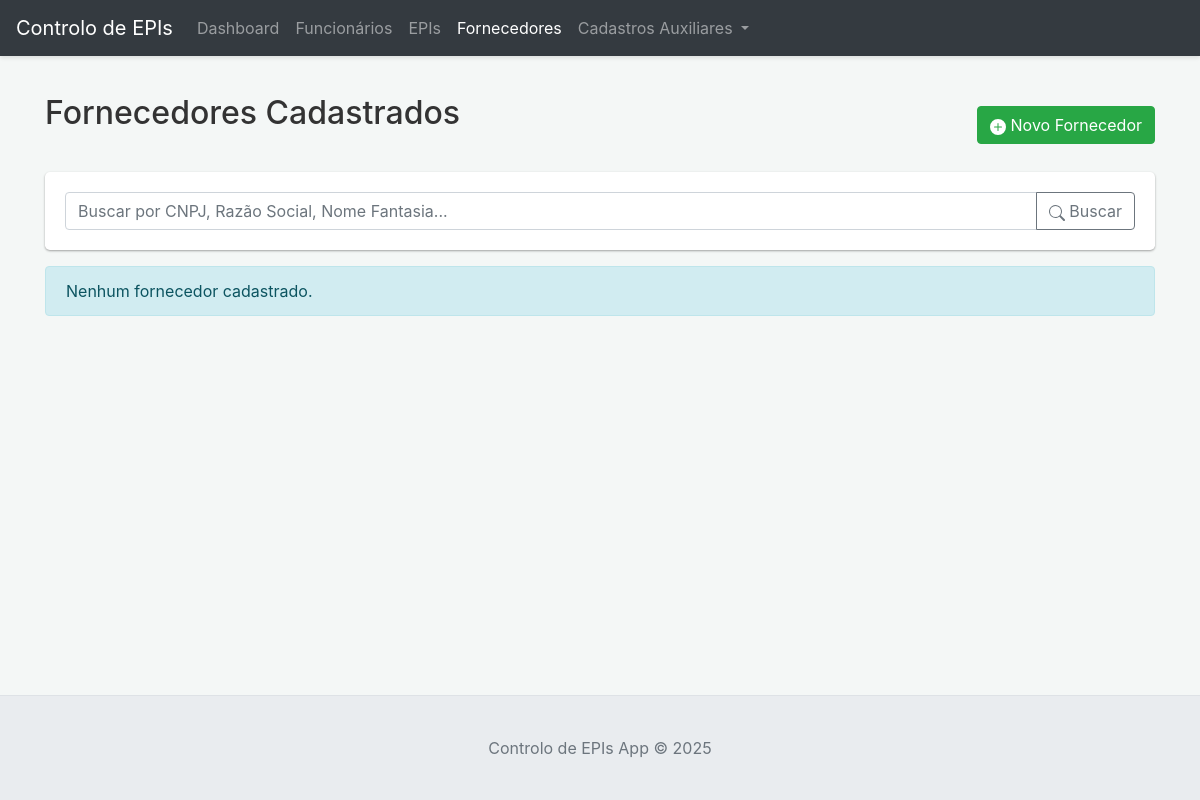
/fornecedores, run on an earlier commit of the app's database.
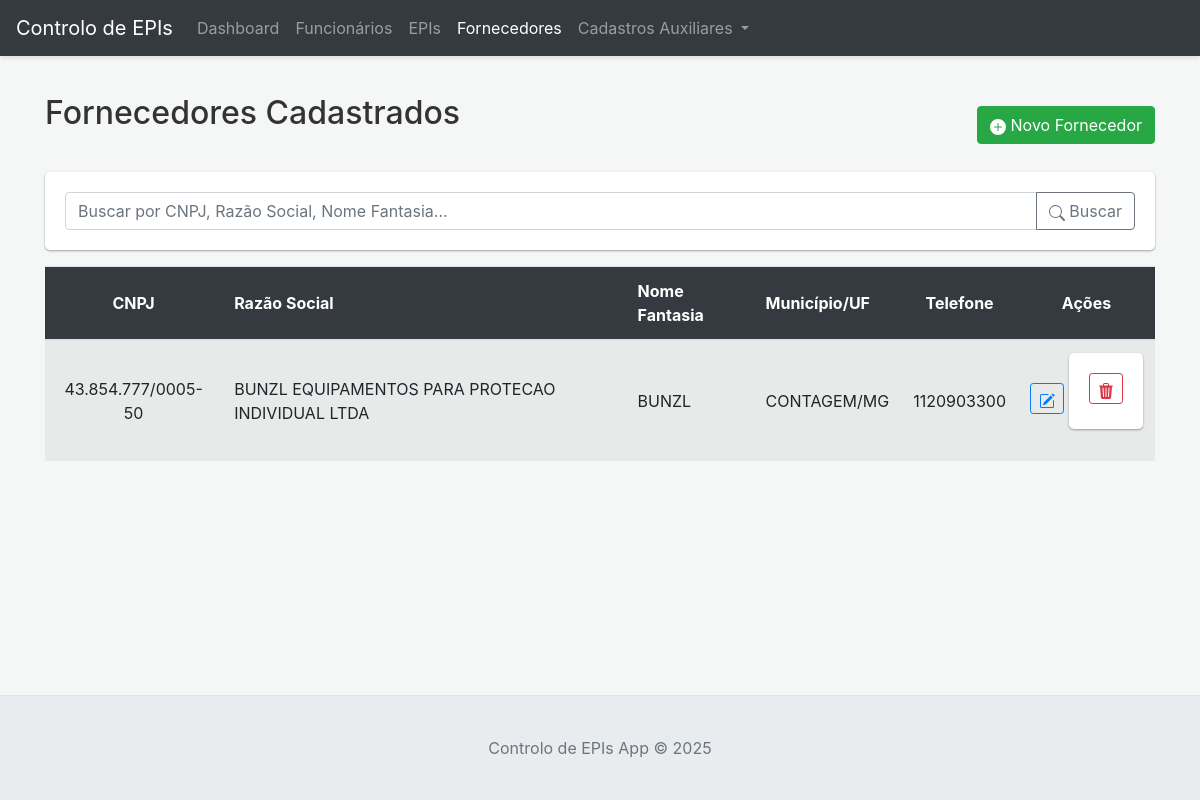
And on a later commit of the database.
### tables this page shows
CREATE TABLE fornecedores (
                id INTEGER PRIMARY KEY AUTOINCREMENT,
                cnpj TEXT UNIQUE NOT NULL,
                razao_social TEXT,
                nome_fantasia TEXT,
                logradouro TEXT,
                numero TEXT,
                complemento TEXT,
                bairro TEXT,
                cep TEXT,
                municipio TEXT,
                uf TEXT,
                telefone TEXT, -- Pode ser mais de um, considerar como armazenar
                email TEXT,
                observacoes TEXT
            );

### app.py (the view)
@app.route('/fornecedores')
def listar_fornecedores():
    search_query = request.args.get('search', '')
    if search_query:
        fornecedores_lista = db.search_fornecedores(search_query)
    else:
        fornecedores_lista = db.get_all_fornecedores()
    return render_template('fornecedores.html',
                           fornecedores_lista=fornecedores_lista or [],
                           search_query=search_query)

### app.py (called while the page is built)
@app.context_processor
def inject_now():
    return {'now': datetime.datetime.now(datetime.timezone.utc)}

def format_cnpj_for_display(cnpj_str):
    if not cnpj_str:
        return ""
    cnpj_limpo = re.sub(r'\D', '', str(cnpj_str))
    if len(cnpj_limpo) == 14:
        return f"{cnpj_limpo[:2]}.{cnpj_limpo[2:5]}.{cnpj_limpo[5:8]}/{cnpj_limpo[8:12]}-{cnpj_limpo[12:]}"
    return cnpj_str # Retorna o original se não tiver 14 dígitos

### database.py (called while the page is built)
    def _get_conn(self):
        conn = sqlite3.connect(self.db_path)
        conn.row_factory = sqlite3.Row
        conn.execute("PRAGMA foreign_keys = ON;")
        return conn

    def get_all_fornecedores(self):
        query = "SELECT * FROM fornecedores ORDER BY razao_social"
        return self.execute_query(query, fetch_all=True)

### templates/fornecedores.html (shortened to what this page needs)
{% extends "base.html" %}
{% block content %}
<div class="d-flex justify-content-between align-items-center mb-3">
    <h2>Fornecedores Cadastrados</h2>
    <button type="button" class="btn btn-success" data-toggle="modal" data-target="#modalFornecedor" id="btnNovoFornecedor">
        <svg xmlns="http://www.w3.org/2000/svg" width="16" height="16" fill="currentColor" class="bi bi-plus-circle-fill" viewBox="0 0 16 16">
            <path d="M16 8A8 8 0 1 1 0 8a8 8 0 0 1 16 0zM8.5 4.5a.5.5 0 0 0-1 0v3h-3a.5.5 0 0 0 0 1h3v3a.5.5 0 0 0 1 0v-3h3a.5.5 0 0 0 0-1h-3v-3z"/>
        </svg>
        Novo Fornecedor
    </button>
</div>
<form method="GET" action="{{ url_for('listar_fornecedores') }}" class="mb-3 form-inline">
    <div class="input-group flex-grow-1">
        <input type="text" class="form-control" name="search" placeholder="Buscar por CNPJ, Razão Social, Nome Fantasia..." value="{{ search_query or '' }}">
        <div class="input-group-append">
            <button class="btn btn-outline-secondary" type="submit">
                Buscar
            </button>
        </div>
    </div>
</form>
{% if fornecedores_lista %}
<div class="table-responsive">
    <table class="table table-striped table-hover" id="tabelaFornecedores">
        <thead>
            <tr>
                <th>CNPJ</th>
                <th class="text-left-override">Razão Social</th>
                <th class="text-left-override">Nome Fantasia</th>
                <th class="text-left-override">Município/UF</th>
                <th>Telefone</th>
                <th>Ações</th>
            </tr>
        </thead>
        <tbody>
            {% for forn in fornecedores_lista %}
            <tr>
                <td>{{ forn.cnpj | format_cnpj }}</td>
                <td class="text-left-override">{{ forn.razao_social }}</td>
                <td class="text-left-override">{{ forn.nome_fantasia or 'N/A' }}</td>
                <td class="text-left-override">{{ forn.municipio or 'N/A' }}{% if forn.uf %}/{{ forn.uf }}{% endif %}</td>
                <td>{{ forn.telefone or 'N/A' }}</td>
                <td>
                    <div class="action-buttons">
                        <button type="button" class="btn btn-sm btn-outline-primary btn-editar-fornecedor" title="Editar"
                                data-toggle="modal" data-target="#modalFornecedor" data-id="{{ forn.id }}">
                        </button>
                        <form action="{{ url_for('excluir_fornecedor', fornecedor_id=forn.id) }}" method="POST" style="display:inline;" onsubmit="return confirm('Tem certeza que deseja excluir este fornecedor?');">
                            <button type="submit" class="btn btn-sm btn-outline-danger" title="Excluir">
                            </button>
                        </form>
                    </div>
                </td>
            </tr>
            {% endfor %}
        </tbody>
    </table>
</div>
{% else %}
    <div class="alert alert-info mt-3" role="alert">
    {% if search_query %}
        Nenhum fornecedor encontrado para a busca: "{{ search_query }}".
    {% else %}
        Nenhum fornecedor cadastrado.
    {% endif %}
    </div>
{% endif %}
{% endblock %}

### templates/base.html (shortened to what this page needs)
<!DOCTYPE html>
<html lang="pt-BR">
<head>
    <link href="https://stackpath.bootstrapcdn.com/bootstrap/4.5.2/css/bootstrap.min.css" rel="stylesheet">
    <link href="https://cdnjs.cloudflare.com/ajax/libs/select2/4.0.13/css/select2.min.css" rel="stylesheet" />
    <link rel="stylesheet" href="https://cdnjs.cloudflare.com/ajax/libs/select2-bootstrap-theme/0.1.0-beta.10/select2-bootstrap.min.css">
    <link href="https://cdn.datatables.net/1.13.6/css/dataTables.bootstrap4.min.css" rel="stylesheet">
    <link rel="stylesheet" href="{{ url_for('static', filename='style.css') }}">
</head>
<body>
    <nav class="navbar navbar-expand-lg navbar-dark bg-dark fixed-top">
        <a class="navbar-brand" href="{{ url_for('dashboard') }}">Controlo de EPIs</a>
        <div class="collapse navbar-collapse" id="navbarNav">
            <ul class="navbar-nav">
                <li class="nav-item {% if request.endpoint == 'dashboard' %}active{% endif %}">
                    <a class="nav-link" href="{{ url_for('dashboard') }}">Dashboard</a>
                </li>
                <li class="nav-item {% if request.endpoint.startswith('listar_funcionarios') %}active{% endif %}">
                    <a class="nav-link" href="{{ url_for('listar_funcionarios') }}">Funcionários</a>
                </li>
                <li class="nav-item {% if request.endpoint.startswith('listar_epis') %}active{% endif %}">
                    <a class="nav-link" href="{{ url_for('listar_epis') }}">EPIs</a>
                </li>
                <li class="nav-item {% if request.endpoint.startswith('listar_fornecedores') %}active{% endif %}">
                    <a class="nav-link" href="{{ url_for('listar_fornecedores') }}">Fornecedores</a>
                </li>
                <li class="nav-item dropdown {% if request.endpoint.startswith('listar_departamentos') or request.endpoint.startswith('listar_funcoes') %}active{% endif %}">
                    <a class="nav-link dropdown-toggle" href="#" id="navbarDropdownCadastrosAux" role="button" data-toggle="dropdown" aria-haspopup="true" aria-expanded="false">
                        Cadastros Auxiliares
                    </a>
                </li>
            </ul>
        </div>
    </nav>
    <div class="container">
        {% block content %}
        {% endblock %}
    </div>
    <footer class="footer">
        <div class="container">
            <span class="text-muted">Controlo de EPIs App &copy; {{ now.year if now else '2024' }}</span>
        </div>
    </footer>
</body>
</html>

### static/style.css (style rules this page uses)
html, body { height: 100%; margin: 0; }
body { display: flex; flex-direction: column; padding-top: 70px; background-color: #f4f7f6; }
.navbar { box-shadow: 0 2px 4px rgba(0,0,0,.1); }
.container { flex: 1 0 auto; padding-top: 1.5rem; padding-bottom: 1.5rem; }
.footer { flex-shrink: 0; background-color: #e9ecef; padding: 1rem 0; text-align: center; margin-top: auto; border-top: 1px solid #dee2e6; color: #6c757d; }
.input-group-append .btn { height: calc(1.5em + .75rem + 2px); }
.action-buttons .btn { margin-right: 5px; margin-bottom: 5px; }
.action-buttons .btn:last-child { margin-right: 0; }
.table td .action-buttons { white-space: nowrap; display: flex; align-items: center; justify-content: center; }
.table th:last-child, .table td:last-child { min-width: 130px; width: auto; text-align: center !important; }
.table thead th { background-color: #343a40; color: white; vertical-align: middle; text-align: center; }
.table tbody td { vertical-align: middle; text-align: center; }
h2 { color: #333; margin-bottom: 1.5rem; }
.input-group > .input-group-append > .btn { border-top-left-radius: 0; border-bottom-left-radius: 0; }
form { background-color: #fff; padding: 20px; border-radius: .3rem; box-shadow: 0 1px 3px rgba(0,0,0,.12), 0 1px 2px rgba(0,0,0,.24); margin-bottom: 20px; }
.text-left-override { text-align: left !important; }

What changed in the data, as far as the page shows it:
added fornecedores: cnpj "43.854.777/0005-50", razao_social "BUNZL EQUIPAMENTOS PARA PROTECAO INDIVIDUAL LTDA", nome_fantasia "BUNZL", municipio "CONTAGEM", uf "MG", telefone "1120903300"
Also different on the page:
text no longer shown: "Nenhum fornecedor cadastrado."
text now shown: "CNPJ Razão Social Nome Fantasia Município/UF Telefone Ações"
